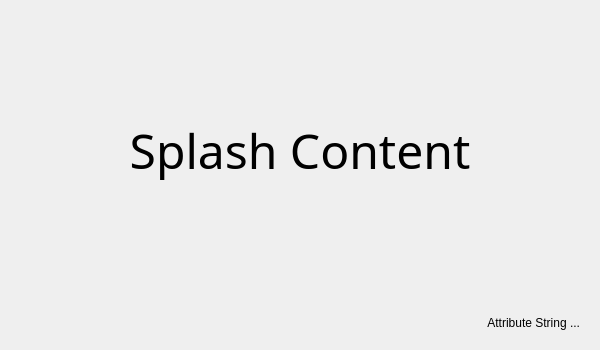
<?xml version="1.0" encoding="UTF-8"?>
<ui version="4.0">
 <class>SplashDialog</class>
 <widget class="QDialog" name="SplashDialog">
  <property name="windowModality">
   <enum>Qt::NonModal</enum>
  </property>
  <property name="geometry">
   <rect>
    <x>0</x>
    <y>0</y>
    <width>600</width>
    <height>350</height>
   </rect>
  </property>
  <property name="minimumSize">
   <size>
    <width>600</width>
    <height>350</height>
   </size>
  </property>
  <property name="maximumSize">
   <size>
    <width>600</width>
    <height>350</height>
   </size>
  </property>
  <property name="baseSize">
   <size>
    <width>0</width>
    <height>0</height>
   </size>
  </property>
  <property name="contextMenuPolicy">
   <enum>Qt::NoContextMenu</enum>
  </property>
  <property name="windowTitle">
   <string>Welcome</string>
  </property>
  <property name="windowOpacity">
   <double>1.000000000000000</double>
  </property>
  <property name="autoFillBackground">
   <bool>false</bool>
  </property>
  <property name="sizeGripEnabled">
   <bool>false</bool>
  </property>
  <property name="modal">
   <bool>true</bool>
  </property>
  <widget class="QLabel" name="label_splash_content">
   <property name="geometry">
    <rect>
     <x>50</x>
     <y>50</y>
     <width>500</width>
     <height>200</height>
    </rect>
   </property>
   <property name="font">
    <font>
     <family>Microsoft YaHei Mono</family>
     <pointsize>36</pointsize>
    </font>
   </property>
   <property name="text">
    <string>Splash Content</string>
   </property>
   <property name="alignment">
    <set>Qt::AlignCenter</set>
   </property>
  </widget>
  <widget class="QLabel" name="label_status">
   <property name="geometry">
    <rect>
     <x>20</x>
     <y>270</y>
     <width>560</width>
     <height>60</height>
    </rect>
   </property>
   <property name="text">
    <string>Attribute String ...</string>
   </property>
   <property name="alignment">
    <set>Qt::AlignBottom|Qt::AlignRight|Qt::AlignTrailing</set>
   </property>
   <property name="wordWrap">
    <bool>true</bool>
   </property>
   <property name="margin">
    <number>5</number>
   </property>
  </widget>
 </widget>
 <resources/>
 <connections/>
</ui>
